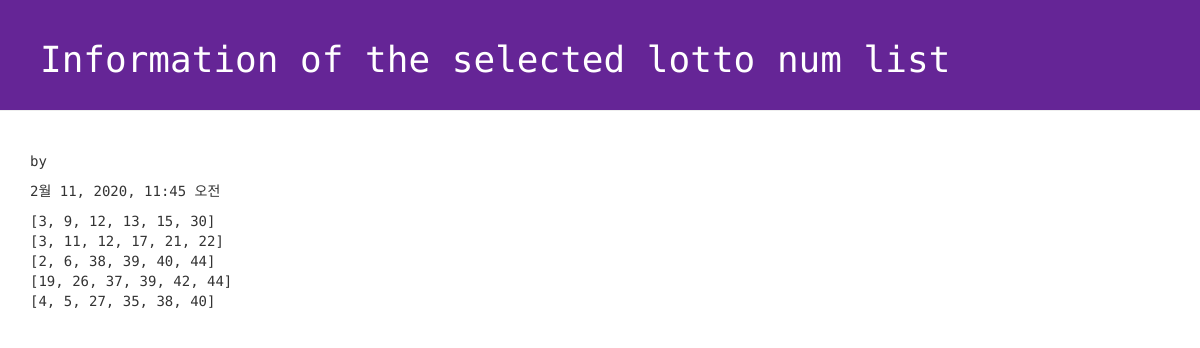
The app's page /lotto/2/detail, older data.
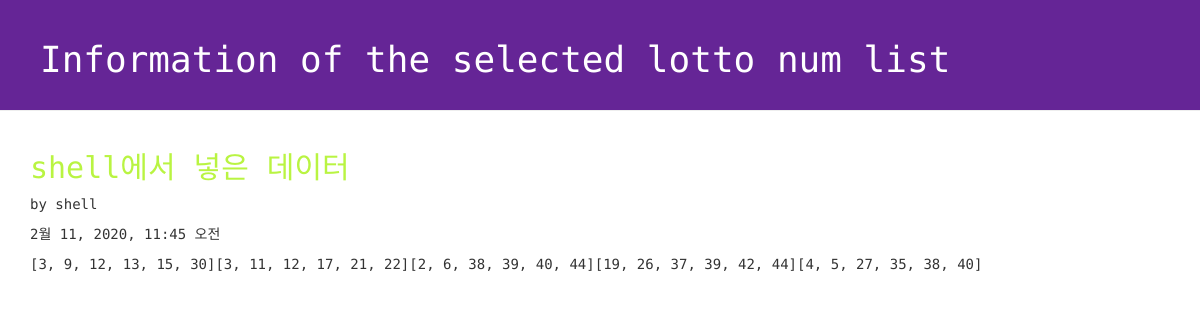
The same page, newer data.
### lotto/models.py (models this page shows, shortened)
class GuessNumbers(models.Model):
    name = models.CharField(max_length=24) # 로또 번호 리스트의 이름
    text = models.CharField(max_length=255) # 로또 번호 리스트에 대한 설명
    lottos = models.CharField(max_length=255, default='[1,2,3,4,5,6]') # 로또 번호들이 담길 str
    num_lotto = models.IntegerField(default=5) # 6개 번호 set의 갯수
    update_date = models.DateTimeField()

### lotto/views.py (the view)
# urls.py: path('lotto/<int:lottokey>/detail', views.detail, name='detail'),
def detail(request, lottokey):
    lotto = GuessNumbers.objects.get(pk = lottokey)
    return render(request, "lotto/detail.html", {"lotto": lotto})

### lotto/templates/lotto/detail.html (shortened to what this page needs)
<!DOCTYPE html>
{% load staticfiles %}
<html lang="ko">
<head>
  <link rel="stylesheet" href="//maxcdn.bootstrapcdn.com/bootstrap/3.2.0/css/bootstrap.min.css">
  <link rel="stylesheet" href="//maxcdn.bootstrapcdn.com/bootstrap/3.2.0/css/bootstrap-theme.min.css">
  <link rel="stylesheet" href="{% static 'css/lotto.css'%}">
</head>
<body>
  <div class="page-header">
  <h1>Information of the selected lotto num list</h1>
  </div>
  <div class="container lotto">
	<h2>{{ lotto.text }}</h2>
	<p> by {{ lotto.name }}</p>
	<p> {{ lotto.update_date }}</p>
	<p> {{ lotto.lottos | linebreaksbr }}</p>
  </div>
</body>
</html>

Row changes from the older to the newer data that the page shows:
changed GuessNumbers: text (not shown) → "shell에서 넣은 데이터"; name (not shown) → "shell"; lottos "[3, 9, 12, 13, 15, 30] [3, 11, 12, 17, 21, 22] [2, 6, 38, 39, 40, 44] [19, 26, 37, 39, 42, 44] [4, 5, 27, 35, 38, 40]" → "[3, 9, 12, 13, 15, 30][3, 11, 12, 17, 21, 22][2, 6, 38, 39, 40, 44][19, 26, 37, 39, 42, 44][4, 5, 27, 35, 38, 40]"
